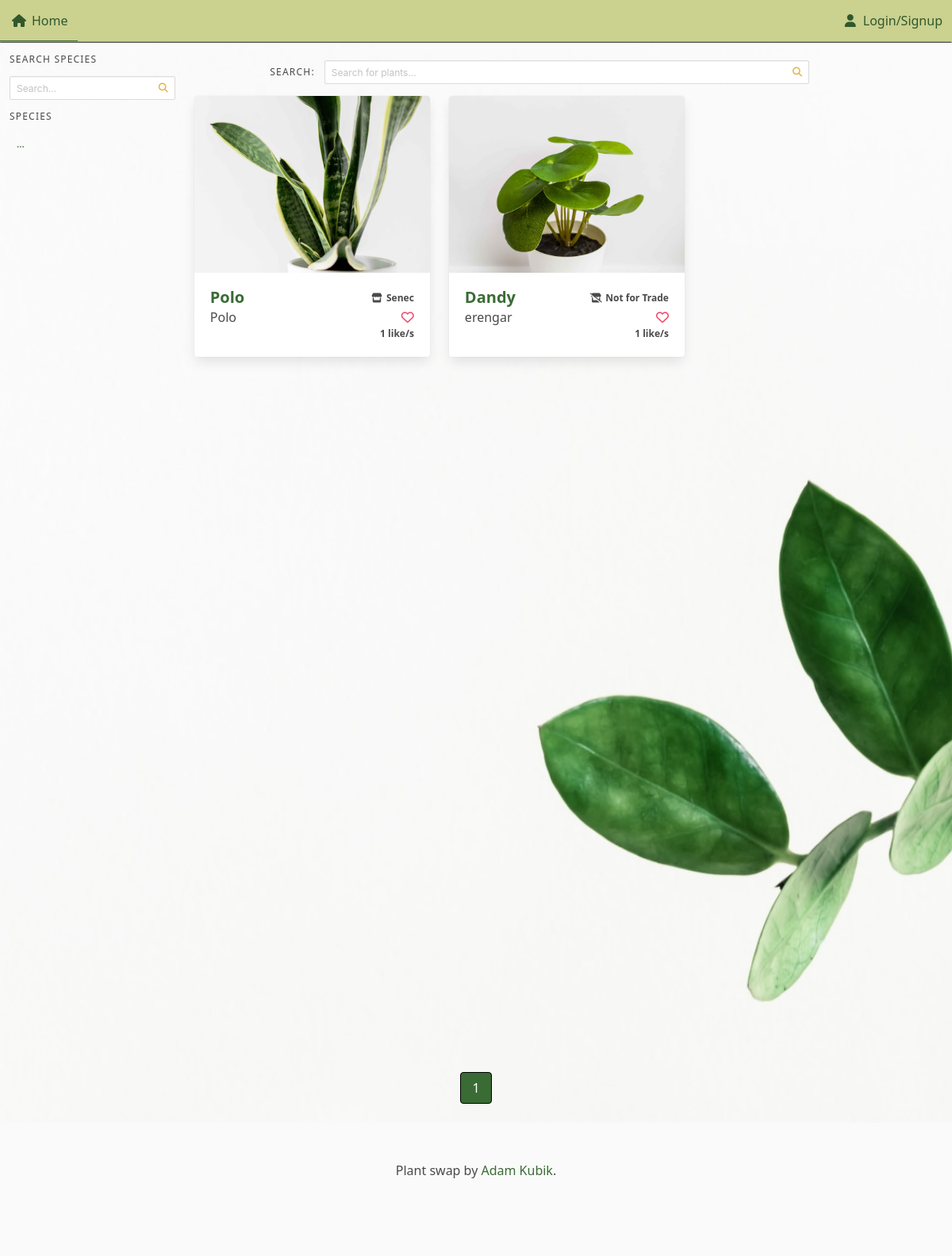
/, run on an earlier commit of the app's database.
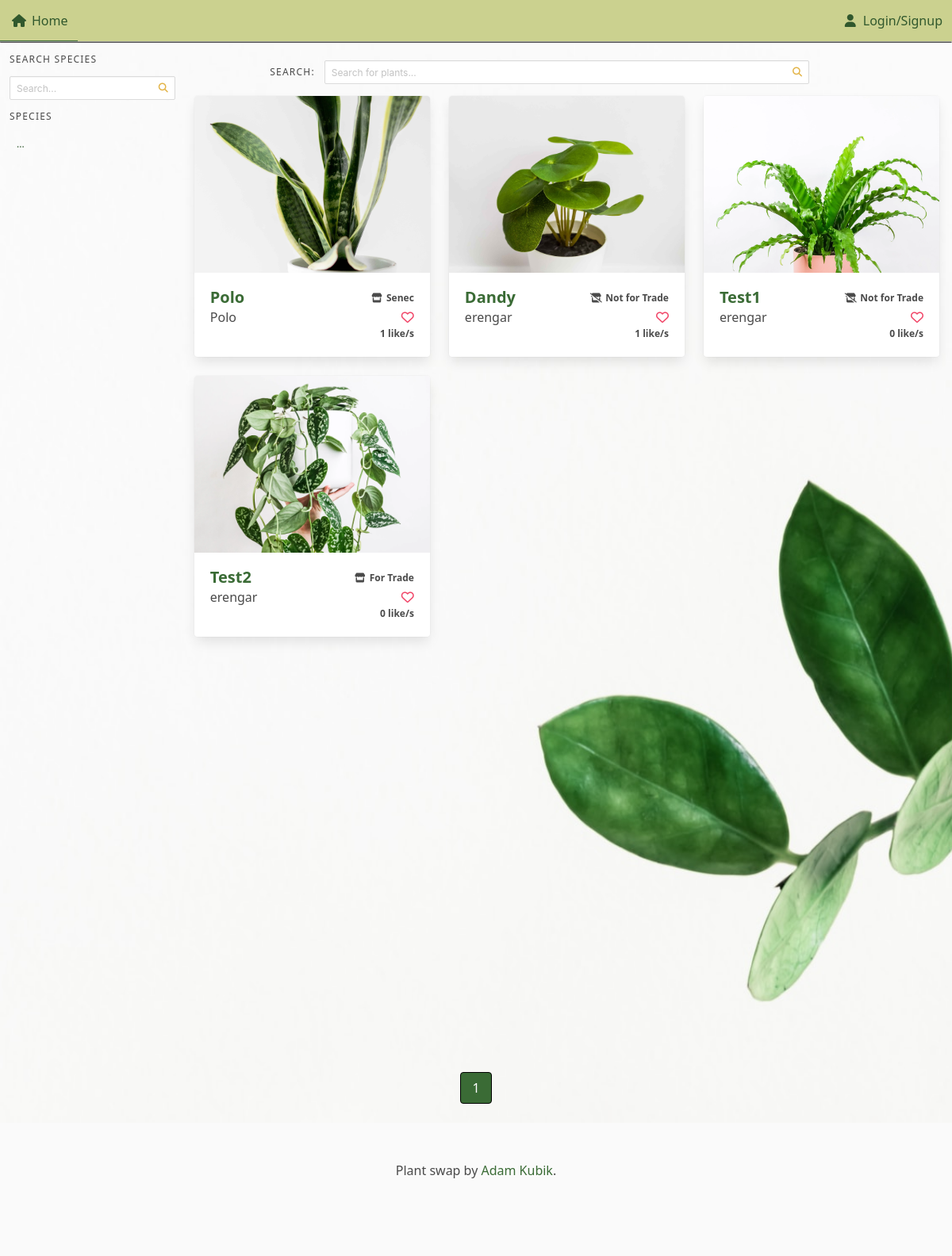
And on a later commit of the database.
### plant_collection/models.py (models this page shows, shortened)
class Plant(models.Model):
    nick_name = models.CharField(
        max_length=64, validators=[MinLengthValidator(3)], unique=True
    )
    created = models.DateTimeField(auto_now_add=True, null=True, blank=True)
    updated = models.DateTimeField(auto_now=True, null=True, blank=True)
    species = models.ForeignKey(
        Species, on_delete=models.SET_NULL, blank=True, null=True, related_name="plants"
    )
    owner = models.ForeignKey(
        settings.AUTH_USER_MODEL, on_delete=models.CASCADE, related_name="plants"
    )
    slug = models.SlugField(default="bugged-plant")
    for_trade = models.BooleanField(default=False)
    likes = models.ManyToManyField(User, related_name="liked")
    location = models.CharField(max_length=24, blank=True, null=True, default=None, help_text="City, State")
    content = models.TextField(blank=True, null=True, default=None)
    def number_of_likes(self):
        return self.likes.count()

class Image(models.Model):
    plant = models.ForeignKey(Plant, on_delete=models.CASCADE, related_name="picture")
    image = models.ImageField(upload_to="pics")

### plant_collection/views.py (the view, shortened to what this page needs)
# urls.py: path('', views.front_page.as_view(), name='front_page'),
class front_page(generic.View):
    template_name = "front_page.html"
    def get(self, request, pagination=1, order ='-likes'):
        context = {}
        if not cache.get('species'):
            cache.set('species', Species.objects.all()[:34], 60*5)
        context["species"] = cache.get('species')
        context["pages"] = range(1, Plant.objects.count() // 12 + 2)
        context["current_page"] = pagination
        context["plants"] = Plant.objects.order_by(order)[
            (context["current_page"] - 1) * 12 : context["current_page"] * 12
        ]
        return render(request, self.template_name, context)

### plant_collection/templates/front_page.html (shortened to what this page needs)
{% extends "base.html" %}
{% load static %}
{% block header %}
<link rel="stylesheet" href="{% static 'plant_collection/css/like_animation.css' %}">
<link rel="stylesheet" href="{% static 'plant_collection/css/search_bar_pagination.css' %}">
{% endblock %}
{% block content %}
<div class='columns is-mobile'>
    {% include "plant_collection/assets/search_species.html" %}
    <div class='column is-11-widescreen is-four-fifth-desktop' id='main-window'>
        {% include "plant_collection/assets/general_search_bar.html" %}
        <section id='plants-dump' class='px-0 pt-0 pr-4'>
            {% include "plant_collection/assets/plants_gallery.html" %}
        </section>
    </div>
</div>
{% include "plant_collection/assets/front_page_pagination.html" %}
{% endblock %}

### plant_collection/templates/plant_collection/assets/plants_gallery.html (shortened to what this page needs)
{% load cache %}
{% load static %}
<div class='columns is-multiline'>
    {% if plants %}
    {% for plant in plants %}
    <div class='column is-4-desktop is-full-mobile is-3-widescreen is-6-tablet'>
        <div class='card hover'>
            {% if plant.picture %}
            <div class='card-image'>
                <figure class='image is-4by3'>
                    <a href="{% url 'plant_collection:plant_view' slug=plant.slug %}">
                        {% if plant.thumbnail %}
                        <img src="{{ plant.thumbnail.image.image.url }}" alt="Picture of a plant" loading='lazy' class="cover">
                        {% else %}
                        <img src="{{ plant.picture.all.0.image.url }}" alt="Picture of a plant" loading='lazy' class="cover">
                        {% endif %}
                    </a>
                </figure>
            </div>
            {% endif %}
            <div class='card-content columns is-mobile' style='margin:0; padding:0.5rem;'>
                <div class='column is-6'>
                    <div class='title is-size-4-widescreen is-size-4-touch is-size-5-desktop'>
                        <a href="{% url 'plant_collection:plant_view' slug=plant.slug %}">{{plant.nick_name}}</a>
                    </div>
                    <div class='subtitle is-size-6-widescreen is-size-6-touch is-size-6-desktop'>
                        {% if user == plant.owner or not user.is_authenticated %}
                        <span>{{plant.owner}}</span>
                        {% endif %}
                    </div>
                </div>
                <div class='column is-6'>
                    <div class='has-text-right'>
                        {% if plant.for_trade %}
                        <span class='icon-text has-text-weight-semibold is-size-7-desktop is-size-7-touch'>
                            <span class='icon'>
                                <i class="fa-solid fa-store"></i>
                            </span>
                            {% if plant.location %}
                            {{plant.location}}
                            {% else %}
                            For Trade
                            {% endif %}
                        </span>
                        {% else %}
                        <span class='icon-text has-text-weight-semibold is-size-7-desktop is-size-7-touch'>
                            <span class='icon'>
                                <i class="fa-solid fa-store-slash "></i>
                            </span>
                            Not for Trade
                        </span>
                        {% endif %}
                    </div>
                    <div class='has-text-right'>
                        {% if not user in plant.likes.all %}
                        <div>
                            <a class='heart' role='button' tabindex=0 data-plant='{{ plant.id }}' data-user='{{ user }}'><i class="fa-regular fa-heart has-text-danger"></i></a>
                        </div>
                        {% elif user in plant.likes.all %}
                        <div>
                            <a class='heart' role='button' tabindex=0 data-plant='{{ plant.id }}' data-user='{{ user }}'><i class="fa-solid fa-heart has-text-danger"></i></a>
                        </div>
                        {% endif %}
                        <div class='number_likes is-size-7 has-text-weight-bold' data-plant='{{ plant.id }}'>
                            {{ plant.number_of_likes }} like/s
                        </div>
                    </div>
                </div>
            </div>
        </div>
    </div>
    {% empty %}
    <div class='column is-3-desktop is-full-mobile'>
        No plants :(
    </div>
    {% endfor %}
    {% endif %}
</div>

What changed in the data, as far as the page shows it:
added Plant: picture.all.0.image (picture), nick_name "Test1", owner "erengar", for_trade False (drawn), number_of_likes "0"
added Plant: picture.all.0.image (picture), nick_name "Test2", owner "erengar", for_trade True (drawn), number_of_likes "0"
